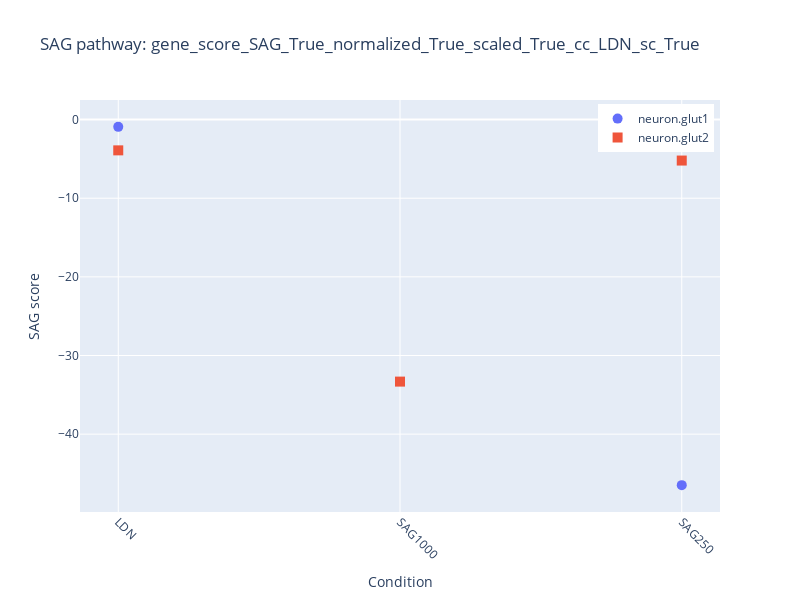
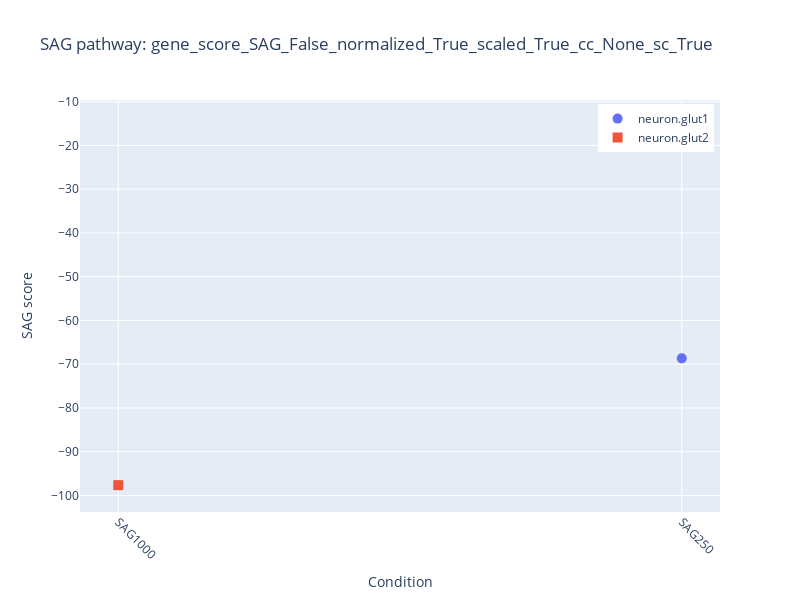
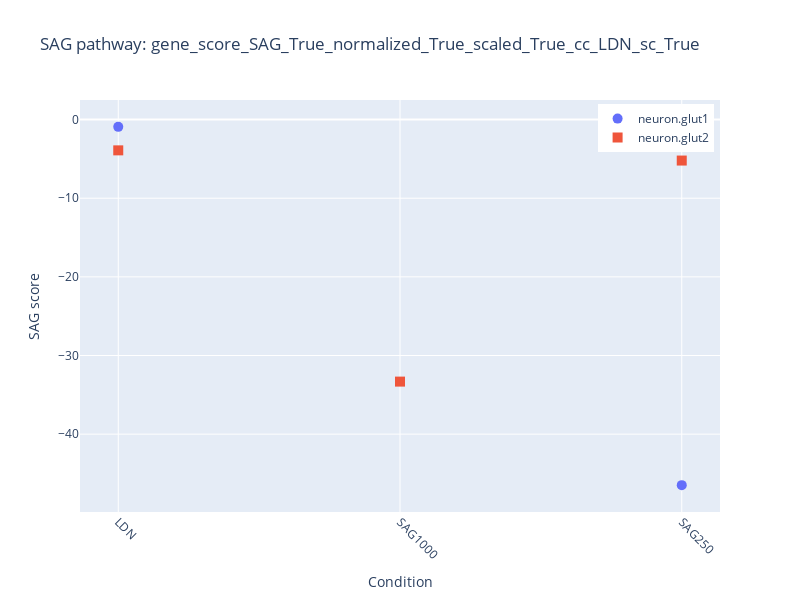
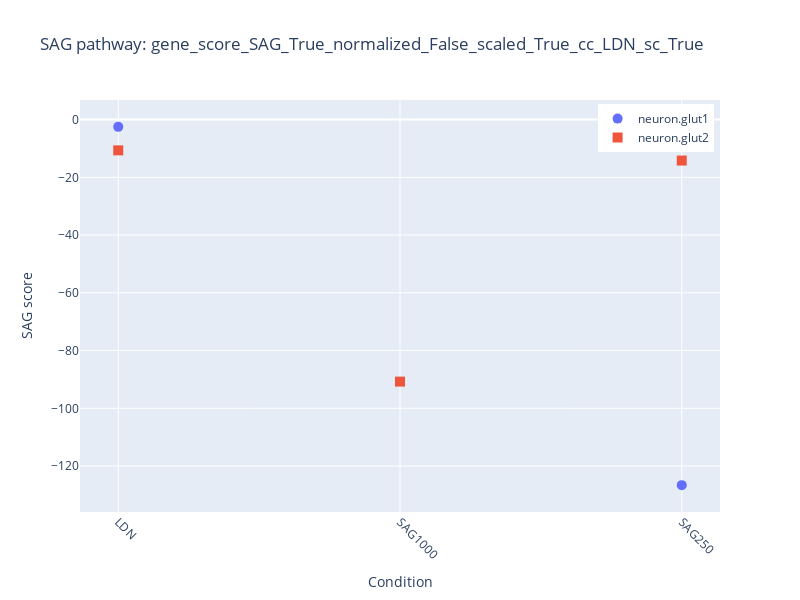

These figures' notebook cell, in order:
### Code cell
def create_figure(data, pathway, control, normalize_weights, 
                  scale_by_variance, control_condition, scaling_only_based_on_control):
    score_of_interest = (
        f'gene_score_{pathway}_{control}_'
        f'normalized_{normalize_weights}_'
        f'scaled_{scale_by_variance}_'
        f'cc_{control_condition}_'
        f'sc_{scaling_only_based_on_control}'
    )
    
    # Create figure with secondary y-axis
    fig = go.Figure()
    
    # Filter data for relevant conditions based on pathway
    conditions_to_plot = []
    if pathway == 'SAG':
        conditions_to_plot = SAG_conditions + [control_condition]
    elif pathway == 'RA':
        conditions_to_plot = RA_conditions + [control_condition]
        
    plot_data = data[data['Og_condition'].isin(conditions_to_plot)]
    
    # Create separate traces for each class2 type
    for class_type in ['neuron.glut1', 'neuron.glut2']:
        class_data = plot_data[plot_data['class2'] == class_type]
        
        fig.add_trace(go.Scatter(
            x=class_data['Og_condition'],
            y=class_data[score_of_interest],
            mode='markers',
            marker=dict(
                size=10,
                symbol='circle' if class_type == 'neuron.glut1' else 'square'
            ),
            name=class_type
        ))
    
    # Update layout
    fig.update_layout(
        title=f'{pathway} pathway: {score_of_interest}',
        xaxis_title='Condition',
        yaxis_title=f'{pathway} score',
        xaxis=dict(
            tickangle=45,
            categoryorder='array',
            categoryarray=[control_condition] + (SAG_conditions if pathway == 'SAG' else RA_conditions)
        ),
        height=600,
        width=800,
        showlegend=True,
        legend=dict(
            yanchor="top",
            y=0.99,
            xanchor="right",
            x=0.99
        )
    )
    
    return fig

# Create widgets for each parameter
pathway_widget = widgets.Dropdown(
    options=['SAG', 'RA'], 
    description='Pathway:'
)
control_widget = widgets.Dropdown(
    options=[True, False], 
    description='Control:'
)
normalize_weights_widget = widgets.Dropdown(
    options=[True, False], 
    description='Normalize weights:'
)
scale_by_variance_widget = widgets.Dropdown(
    options=[True, False], 
    description='Scale variance:'
)
scaling_only_based_on_control_widget = widgets.Dropdown(
    options=[True, False], 
    description='Scale control:'
)

# Create output widget to display the plot
out = widgets.Output()

@out.capture()  # This ensures the output only goes to our output widget
def update_plot(data, pathway, control, normalize_weights, 
                scale_by_variance, scaling_only_based_on_control):
    out.clear_output(wait=True)
    fig = create_figure(
        data=data,
        pathway=pathway,
        control=control,
        normalize_weights=normalize_weights,
        scale_by_variance=scale_by_variance,
        control_condition="LDN" if control else None,
        scaling_only_based_on_control=scaling_only_based_on_control
    )
    fig.show()

# Create the controls box
controls = widgets.VBox([
    pathway_widget,
    control_widget,
    normalize_weights_widget,
    scale_by_variance_widget,
    scaling_only_based_on_control_widget
])

# Wire up the controls to the update function
def on_change(change):
    update_plot(
        neurons_aggr.obs,
        pathway_widget.value,
        control_widget.value,
        normalize_weights_widget.value,
        scale_by_variance_widget.value,
        scaling_only_based_on_control_widget.value
    )

# Register the callback for all widgets
for w in [pathway_widget, control_widget, normalize_weights_widget, 
          scale_by_variance_widget, scaling_only_based_on_control_widget]:
    w.observe(on_change, 'value')

# Create the final layout
layout = widgets.VBox([controls, out])

# Show initial plot
update_plot(
    neurons_aggr.obs,
    pathway_widget.value,
    control_widget.value,
    normalize_weights_widget.value,
    scale_by_variance_widget.value,
    scaling_only_based_on_control_widget.value
)

# Display only once
display(layout)

### Figure 1 — Plotly figure (JSON) as saved in the notebook; plotly's stock layout.template omitted (floating-point values rounded to 4 significant figures)
{"data": [{"marker": {"size": 10, "symbol": "circle"}, "mode": "markers", "name": "neuron.glut1", "type": "scatter", "x": ["LDN", "SAG250"], "y": [-0.9233, -46.48]}, {"marker": {"size": 10, "symbol": "square"}, "mode": "markers", "name": "neuron.glut2", "type": "scatter", "x": ["LDN", "SAG1000", "SAG250"], "y": [-3.913, -33.32, -5.209]}], "layout": {"height": 600, "legend": {"x": 0.99, "xanchor": "right", "y": 0.99, "yanchor": "top"}, "showlegend": true, "title": {"text": "SAG pathway: gene_score_SAG_True_normalized_True_scaled_True_cc_LDN_sc_True"}, "width": 800, "xaxis": {"categoryarray": ["LDN", "SAG1000", "SAG250"], "categoryorder": "array", "tickangle": 45, "title": {"text": "Condition"}}, "yaxis": {"title": {"text": "SAG score"}}}}

### Figure 2 — Plotly figure (JSON) as saved in the notebook; plotly's stock layout.template omitted (floating-point values rounded to 4 significant figures)
{"data": [{"marker": {"size": 10, "symbol": "circle"}, "mode": "markers", "name": "neuron.glut1", "type": "scatter", "x": ["SAG250"], "y": [-68.65]}, {"marker": {"size": 10, "symbol": "square"}, "mode": "markers", "name": "neuron.glut2", "type": "scatter", "x": ["SAG1000", "SAG250"], "y": [-97.64, -15.75]}], "layout": {"height": 600, "legend": {"x": 0.99, "xanchor": "right", "y": 0.99, "yanchor": "top"}, "showlegend": true, "title": {"text": "SAG pathway: gene_score_SAG_False_normalized_True_scaled_True_cc_None_sc_True"}, "width": 800, "xaxis": {"categoryarray": [null, "SAG1000", "SAG250"], "categoryorder": "array", "tickangle": 45, "title": {"text": "Condition"}}, "yaxis": {"title": {"text": "SAG score"}}}}

### Figure 3 — Plotly figure (JSON) as saved in the notebook; plotly's stock layout.template omitted (floating-point values rounded to 4 significant figures)
{"data": [{"marker": {"size": 10, "symbol": "circle"}, "mode": "markers", "name": "neuron.glut1", "type": "scatter", "x": ["LDN", "SAG250"], "y": [-0.9233, -46.48]}, {"marker": {"size": 10, "symbol": "square"}, "mode": "markers", "name": "neuron.glut2", "type": "scatter", "x": ["LDN", "SAG1000", "SAG250"], "y": [-3.913, -33.32, -5.209]}], "layout": {"height": 600, "legend": {"x": 0.99, "xanchor": "right", "y": 0.99, "yanchor": "top"}, "showlegend": true, "title": {"text": "SAG pathway: gene_score_SAG_True_normalized_True_scaled_True_cc_LDN_sc_True"}, "width": 800, "xaxis": {"categoryarray": ["LDN", "SAG1000", "SAG250"], "categoryorder": "array", "tickangle": 45, "title": {"text": "Condition"}}, "yaxis": {"title": {"text": "SAG score"}}}}

### Figure 4 — Plotly figure (JSON) as saved in the notebook; plotly's stock layout.template omitted (floating-point values rounded to 4 significant figures)
{"data": [{"marker": {"size": 10, "symbol": "circle"}, "mode": "markers", "name": "neuron.glut1", "type": "scatter", "x": ["LDN", "SAG250"], "y": [-2.515, -126.6]}, {"marker": {"size": 10, "symbol": "square"}, "mode": "markers", "name": "neuron.glut2", "type": "scatter", "x": ["LDN", "SAG1000", "SAG250"], "y": [-10.66, -90.75, -14.19]}], "layout": {"height": 600, "legend": {"x": 0.99, "xanchor": "right", "y": 0.99, "yanchor": "top"}, "showlegend": true, "title": {"text": "SAG pathway: gene_score_SAG_True_normalized_False_scaled_True_cc_LDN_sc_True"}, "width": 800, "xaxis": {"categoryarray": ["LDN", "SAG1000", "SAG250"], "categoryorder": "array", "tickangle": 45, "title": {"text": "Condition"}}, "yaxis": {"title": {"text": "SAG score"}}}}
